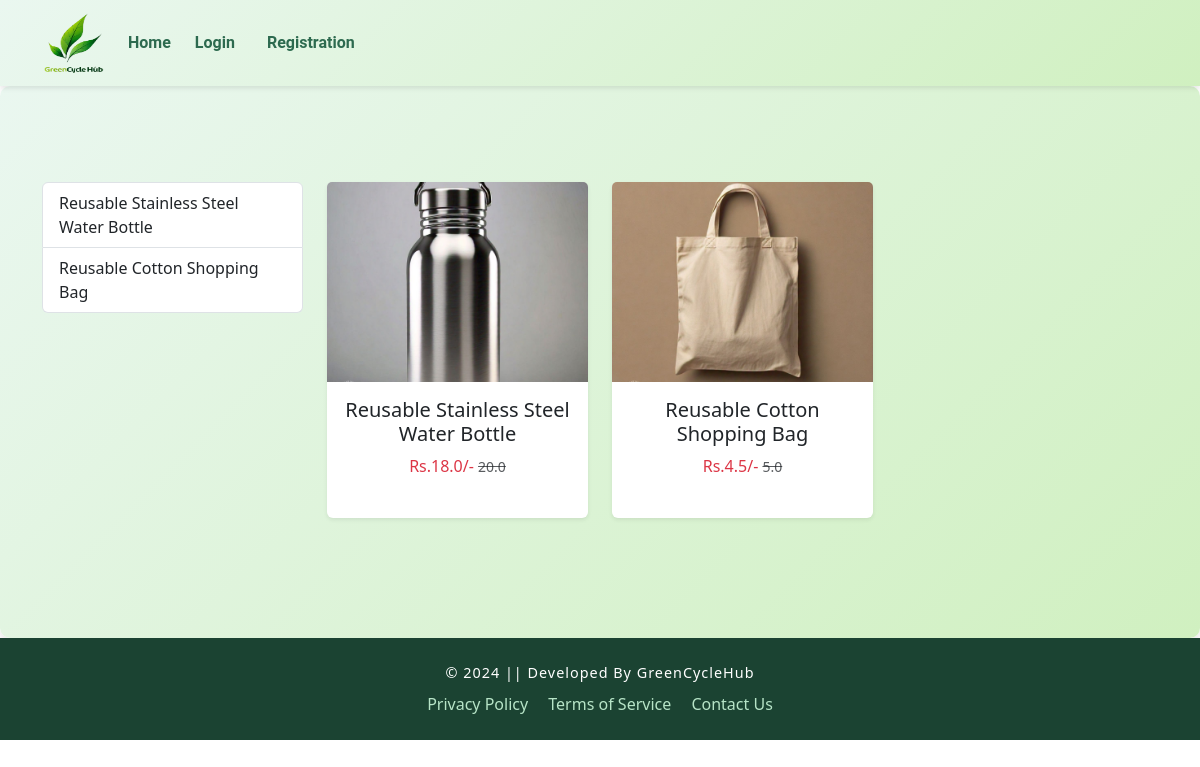
Screenshot of /category/reusable/ with the database file from the repository.
### app/models.py (models this page shows, shortened)
class Product(models.Model):
    title = models.CharField(max_length=255)  # Adjusted max_length to a more reasonable value
    selling_price = models.FloatField()
    discounted_price = models.FloatField()  # Fixed the typo "discountered_price"
    description = models.TextField()
    composition = models.TextField(default='')
    prodapp = models.TextField(default='')
    category = models.CharField(choices=CATEGORY_CHOICES, max_length=20)  # Increased max_length to 20
    product_image = models.ImageField(upload_to='product')  # Fixed upload_to path for clarity

### app/views.py (the view)
# urls.py: path('category/<slug:val>/', views.CategoryView.as_view(), name="category"),
class CategoryView(View):
    def get(self,request,val):
        product = Product.objects.filter(category=val)
        title = Product.objects.filter(category=val).values('title')
        return render(request,'app/category.html',locals())

### app/templates/app/category.html (shortened to what this page needs)
{% extends "app/base.html" %}
{% load static %}
{% block main-content %}
<div class="container my-5">
    <div class="row">
        <div class="col-sm-3">
            <div class="list-group">
                {% for var in title %}
                <a href="{% url 'category-title' var.title %}" class="list-group-item list-group-item-action" aria-current="true">{{ var.title }}</a>
                {% endfor %}
            </div>
        </div>
        <div class="col-sm-9">
            <div class="row">
                {% for prod in product %}
                <div class="col-md-4 mb-4">
                    <a href="{% url 'productdetail' prod.id %}" class="text-decoration-none">
                        <div class="card border-0 shadow-sm">
                            <img src="{{ prod.product_image.url }}" class="card-img-top" alt="{{ prod.title }}" style="height: 200px; object-fit: cover;">
                            <div class="card-body text-center">
                                <h5 class="card-title">{{ prod.title }}</h5>
                                <p class="card-text">
                                    <span class="text-danger">Rs.{{ prod.discounted_price }}/-</span>
                                    <small class="text-muted text-decoration-line-through">{{ prod.selling_price }}</small>
                                </p>
                            </div>
                        </div>
                    </a>
                </div>
                {% endfor %}
            </div>
        </div>
    </div>
</div>
{% endblock main-content %}

### app/templates/app/base.html (style rules this page uses)
#main-content p { color: #333; margin-bottom: 1.5rem; }

### rows the page displays
Product: product_image (picture), title "Reusable Stainless Steel Water Bottle", discounted_price "18.0", selling_price "20.0"
Product: product_image (picture), title "Reusable Cotton Shopping Bag", discounted_price "4.5", selling_price "5.0"

### other values shown
{{ var.title }} "Reusable Stainless Steel Water Bottle" "Reusable Cotton Shopping Bag"
